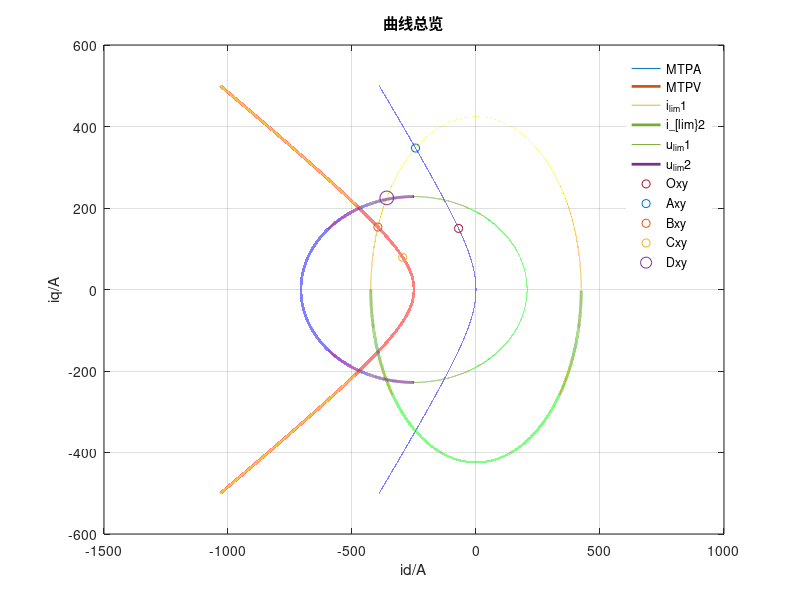

MATLAB code for this plot:
clear;
close;
clc;
Udc=1000;
R=0.2;
Ld=0.01;
Lq=0.02;
pn=4;
flux=2.5;
psif=flux;

Imax=300*sqrt(2);
Umax=Udc*2/pi;

fc=100000;
J=50;
Bm=0.000001;
Cm=0;

TL=[600,3000];
% A点
Idmax0=(-psif+sqrt(psif^2+8*(Ld-Lq)^2*Imax^2))/(4*(Ld-Lq));
Iqmax0=sqrt(Imax^2-Idmax0^2);

-psif/Ld;
-Imax;

a=4*(Ld-Lq)^2*Ld^2+4*Lq^2*(Ld-Lq)^2;
b=8*psif*Ld*(Ld-Lq)^2+4*psif*Lq*(Ld-Lq)*Ld;
c=4*psif^2*(Ld-Lq)^2+4*psif^2*Lq*(Ld-Lq)-4*Lq^2*(Ld-Lq)^2*Imax^2;


Bx=(-b-sqrt(b^2-4*a*c))/(2*a);
By=sqrt(Imax^2-Bx^2);

% B点
Idmax1=(-psif+sqrt(psif^2+8*(Ld-Lq)^2*Imax^2))/(4*(Ld-Lq));
Iqmax1=sqrt(Imax^2 - Idmax1^2);

a=4*(Ld-Lq)^2*Ld^2+4*Lq^2*(Ld-Lq)^2;
b=8*psif*Ld*(Ld-Lq)^2+4*psif*Lq*(Ld-Lq)*Ld;
c=4*psif^2*(Ld-Lq)^2+4*psif^2*Lq*(Ld-Lq)-4*Lq^2*(Ld-Lq)^2*Imax^2;

Idmax2=(-b-sqrt(b^2-4*a*c))/(2*a);
Iqmax2=sqrt(Imax^2-Idmax2^2);

we1=sqrt(Umax^2/((Ld*Idmax1+psif)^2+(Lq*Iqmax1)^2));
we2=sqrt(Umax^2/((Ld*Idmax2+psif)^2+(Lq*Iqmax2)^2));

rpm1=we1/pn/2/pi*60;
rpm2=we2/pn/2/pi*60;



iq1=-500:0.01:500;
id1=(-psif+sqrt(4*(Ld-Lq)^2*iq1.^2+psif^2))/(2*(Ld-Lq));

iq2=iq1;
id2=-psif/Ld+(-psif*Lq+Lq*sqrt(psif^2+4*(Ld-Lq)^2*iq2.^2))/(2*Ld*(Ld-Lq));

id3=-Imax:0.01:Imax;
iq3=sqrt(Imax^2-id3.^2);

id4=id3;
iq4=-sqrt(Imax^2-id3.^2);

we=(we1+we2)/2;



iq5=id3;
id5=1/Ld*((sqrt((Umax^2/we^2)-(Lq.*iq5).^2)-psif));

iq6=id3;
id6=-2*psif/Ld-1/Ld*((sqrt((Umax^2/we^2)-(Lq.*iq5).^2)-psif));

N=size(id3,2);
first=N;
last=0;
for i=1:N
    if(isreal(id5(i)))
        if(first>=i)
            first=i;
        end
        if(last<=i)
            last=i;
        end
    end
end


v=-2;
iq5(last-v:end) = [];
id5(last-v:end) = [];

iq6(last-v:end) = [];
id6(last-v:end) = [];

iq5(1:first+v) = [];
id5(1:first+v) = [];

iq6(1:first+v) = [];
id6(1:first+v) = [];

figure;
hold on;
plot(id1,iq1,id2,iq2,"Linewidth",2);
plot(id3,iq3,id4,iq4,"Linewidth",2,'Color',[0.4660 0.6740 0.1880]);
plot(id5,iq5,id6,iq6,"Linewidth",2,'Color',[0.4940 0.1840 0.5560]);
legend("box","off", "Location" , "best");
grid on;

hold on;

Ox = (-psif+sqrt(psif^2+4*(Ld-Lq)^2*150^2))/(2*(Ld-Lq));
Oy = 150;

Ax = (-psif+sqrt(psif^2+8*(Ld-Lq)^2*Imax^2))/(4*(Ld-Lq));
Ay = sqrt(Imax^2-Ax^2);


we = we2+200;
CC= (-psif*Lq+sqrt(psif^2*Lq^2+8*(Ld-Lq)^2*Umax^2/we^2))/(4*(Ld-Lq));
Cx= (CC-psif)/Ld;
Cy= sqrt((Umax^2/we^2 - (Ld*Cx+psif)^2)/Lq^2);


we = we2-50;
Dx = (-psif*Ld+sqrt(psif^2*Ld^2-(Ld^2-Lq^2)*(psif^2+Lq^2*Imax^2-Umax^2/we^2)))/(Ld^2-Lq^2);
Dy = sqrt(Imax^2 - Dx^2);

plot(Ox,Oy,"o", Ax,Ay,"o", Bx,By,"o",Cx,Cy,"o", Dx, Dy,"o", "MarkerSize",10);
legend("MTPA","MTPV","i_{lim}1","i_[lim}2" ,"u_{lim}1" ,"u_{lim}2","Oxy", "Axy","Bxy","Cxy","Dxy");


title("曲线总览");
xlabel("id/A");
ylabel("iq/A");
box on;
hold off;









